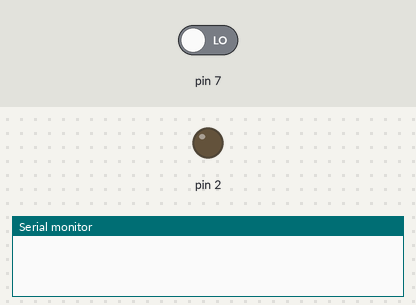
A sketch run on a simulated Arduino Uno, built with avr-gcc and run on an emulated ATmega328P. Shown: output pins drawn as LEDs (lit = HIGH), the last lines printed to the serial monitor. Inputs (shaded band) come from the test bench; at power-on: pin 7 LOW.

Above: at 1.2 s.
1.3 s: pin 7 driven HIGH
At 1.7 s:
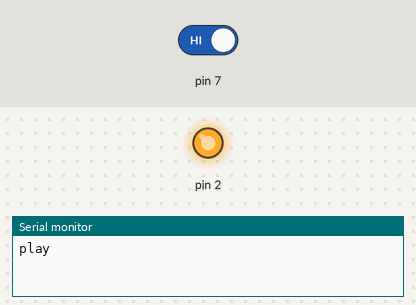
2.8 s: pin 7 driven LOW
At 3.9 s:
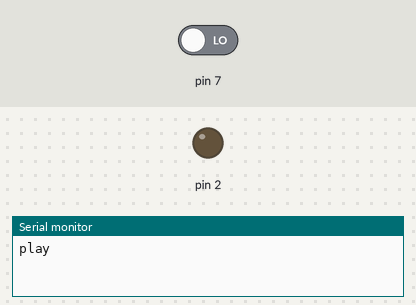
Timing chart, 0 to 5.8 s (numbered marks = the images above; inputs shaded):
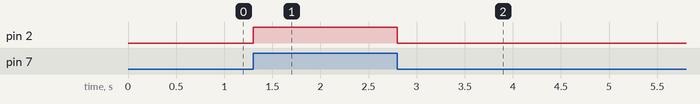

The sketch:

stachu.ino
```cpp
void setup() {
  pinMode(2,OUTPUT);
  pinMode(7,INPUT);
  Serial.begin(9600);
}

void loop() {
  if(digitalRead(7))
  {
    digitalWrite(2,HIGH);
    Serial.write("play\n");
    while(digitalRead(7));
  }
  else
    digitalWrite(2,LOW);
}
```

Measured:
- after the input at 1.3 s, pin 2: LOW → HIGH at once
- after the input at 2.8 s, pin 2: HIGH → LOW at once
